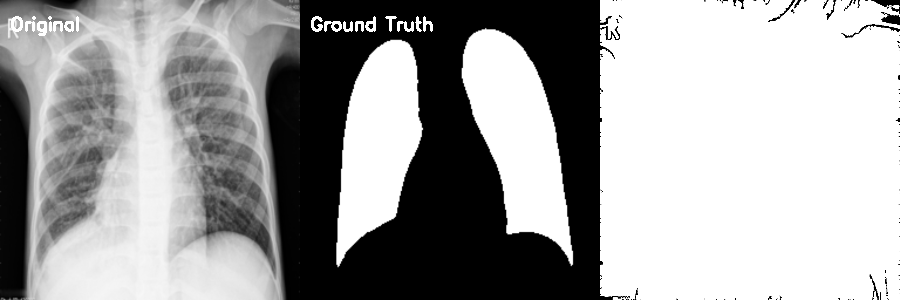
#> input picture lung_segmentation_comparison/non_COVID (11194)_adaptive.png, 900 x 300 px
$ python -i lung_segmentation_comparison.py   (imports and definitions only)   (older library calls are emulated)
#> lines starting #> are read from the running program, lines starting #| are printed output that depends on the picture; after the words box and inside, x2 and y2 are one past the last pixel; in counts of white or black regions, pixels touching at a corner belong together
#> further down, picture is the input picture: shape (300, 900); min 0, max 255, mean 160.3
import os
import cv2
import numpy as np
from tqdm import tqdm
import matplotlib.pyplot as plt

# -----------------------------
# PATH SETTINGS (same as edge_seg.py)
# -----------------------------
BASE_DIR = "data/COVIDQU/Lung Segmentation Data/Test/Non-COVID"
IMG_DIR = os.path.join(BASE_DIR, "images")
MASK_DIR = os.path.join(BASE_DIR, "lung masks")
OUT_DIR = "lung_segmentation_comparison"
# [1 line not run here, left out]

# -----------------------------
# LOAD FILENAMES (same as edge_seg.py)
# -----------------------------
# [1 line that did not run here, left out]
# [1 line that did not run here, left out]
# [1 line that did not run here, left out]

# [34 lines left out: function apply_edge_detection, not called in this run]

def apply_thresholding(image):
    """
    Apply multiple thresholding methods to segment lungs.

    Thresholding works by separating pixels based on intensity values.
    For lung X-rays, lung tissue typically has different intensity ranges
    compared to background, bones, and other structures.
    """
    results = {}

    # Otsu's Thresholding
    # Automatically determines optimal threshold by maximizing inter-class variance
    # Works well when the image has a bimodal histogram (foreground/background)
    _, otsu = cv2.threshold(image, 0, 255, cv2.THRESH_BINARY + cv2.THRESH_OTSU)
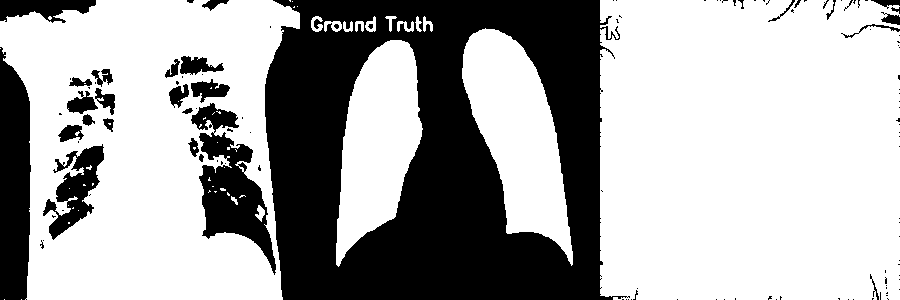
#> otsu: shape (300, 900); 66.2% white; 123 black regions (94 under 20 px), largest, box (x1, y1, x2, y2) and area: (265, 0, 630, 300) 70738, (0, 47, 31, 300) 6719, (191, 103, 276, 275) 5882
    results['otsu'] = otsu

    # Adaptive Thresholding
    # Calculates threshold for small regions based on local neighborhood
    # Better for images with varying illumination conditions
    adaptive = cv2.adaptiveThreshold(
        image, 255, cv2.ADAPTIVE_THRESH_GAUSSIAN_C,
        cv2.THRESH_BINARY, 11, 2
    )
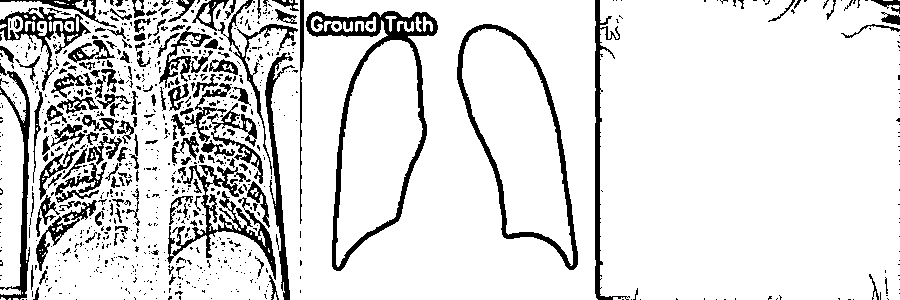
#> adaptive: shape (300, 900); 86.5% white; 875 black regions (708 under 20 px), largest, box (x1, y1, x2, y2) and area: (306, 11, 438, 271) 4448, (457, 24, 578, 270) 2881, (167, 165, 276, 280) 2519
    results['adaptive'] = adaptive

    # Multi-Otsu Thresholding
    # Divides image into multiple classes based on intensity
    # Useful for separating lung tissue from other structures
    try:
        # Using scikit-image for multi-otsu if available
        from skimage.filters import threshold_multiotsu
        thresholds = threshold_multiotsu(image, classes=3)
#> thresholds = [74, 196]
        regions = np.digitize(image, bins=thresholds)
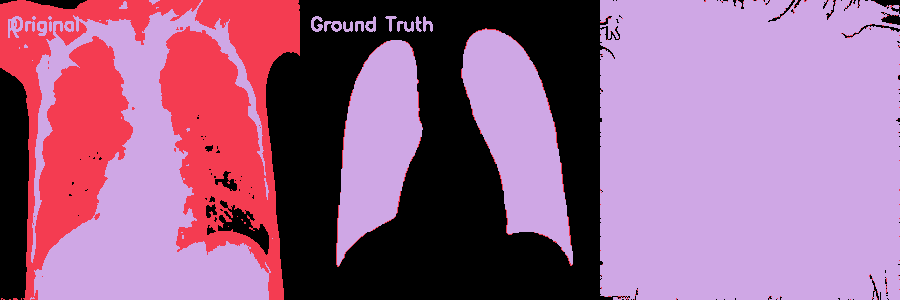
#> regions: shape (300, 900) int64; 3 distinct labels, from 0 to 2; one colour per label, 0 black
        multi_otsu = (regions == 1).astype(np.uint8) * 255  # Extract middle class
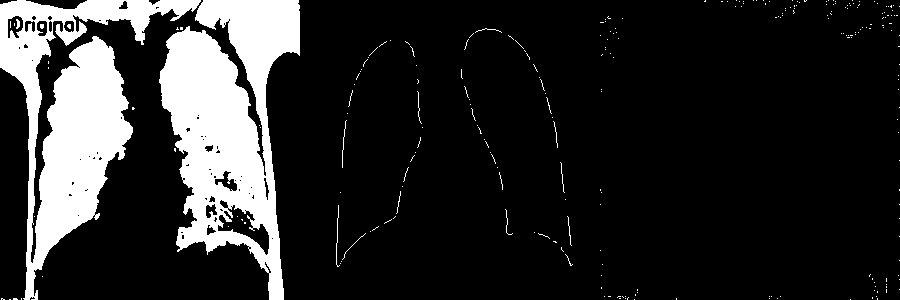
#> multi_otsu: shape (300, 900); 16.4% white; 256 white regions (243 under 20 px), largest, box (x1, y1, x2, y2) and area: (159, 0, 300, 300) 22782, (0, 0, 201, 300) 20499, (336, 205, 340, 267) 64
        results['multi_otsu'] = multi_otsu
    except ImportError:
        # Fallback: simple manual thresholding
        _, binary1 = cv2.threshold(image, 50, 255, cv2.THRESH_BINARY)
        _, binary2 = cv2.threshold(image, 150, 255, cv2.THRESH_BINARY)
        multi_otsu = cv2.bitwise_and(binary1, cv2.bitwise_not(binary2))
        results['multi_otsu'] = multi_otsu

    return results

# [79 lines left out: functions post_process_edges, post_process_threshold, create_method_comparison, not called in this run]

# -----------------------------
# PROCESS EACH IMAGE
# -----------------------------
# [84 lines not run here, left out]

>>> import cv2
>>> picture = cv2.imread('lung_segmentation_comparison/non_COVID (11194)_adaptive.png', cv2.IMREAD_GRAYSCALE)
>>> result = apply_thresholding(picture)
#> result = 3 items

$ run again, on lung_segmentation_comparison/non_COVID (11195)_multi_otsu.png
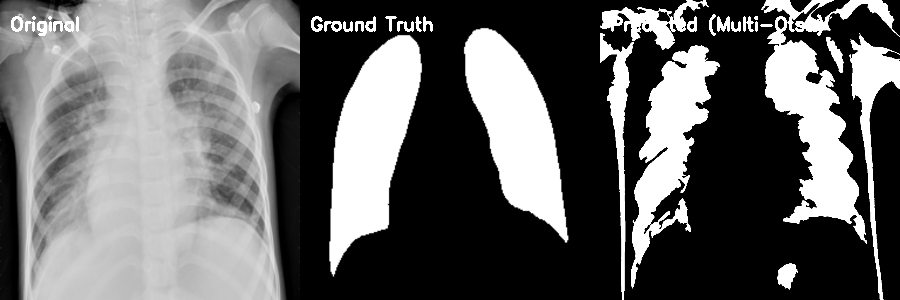
#> input picture lung_segmentation_comparison/non_COVID (11195)_multi_otsu.png, 900 x 300 px
#> picture is the input picture: shape (300, 900); min 0, max 255, mean 101.8
#> otsu: shape (300, 900); 47.8% white; 32 white regions (6 under 20 px), largest, box (x1, y1, x2, y2) and area: (0, 0, 300, 300) 75752, (329, 35, 422, 277) 12595, (464, 28, 568, 243) 11566
#> in apply_thresholding, `adaptive = cv2.adaptiveThreshold( image, 255, cv2.ADAPTIVE_THRESH_GAUS..`:
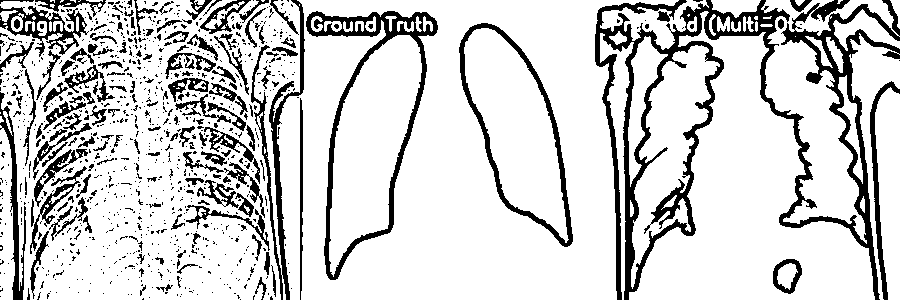
#> adaptive: shape (300, 900); 81.7% white; 954 black regions (802 under 20 px), largest, box (x1, y1, x2, y2) and area: (595, 0, 900, 300) 16872, (306, 11, 438, 280) 4495, (251, 0, 305, 300) 2592
#> thresholds = [87, 212]
#> regions: shape (300, 900) int64; 3 distinct labels, from 0 to 2
#> in apply_thresholding, `multi_otsu = (regions == 1).astype(np.uint8) * 255`:
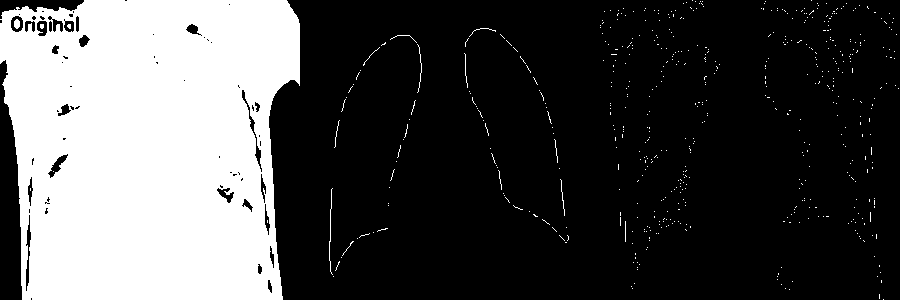
#> multi_otsu: shape (300, 900); 29.3% white; 553 white regions (540 under 20 px), largest, box (x1, y1, x2, y2) and area: (0, 0, 300, 300) 77737, (329, 188, 333, 275) 88, (417, 44, 422, 93) 49
#> result = 3 items
